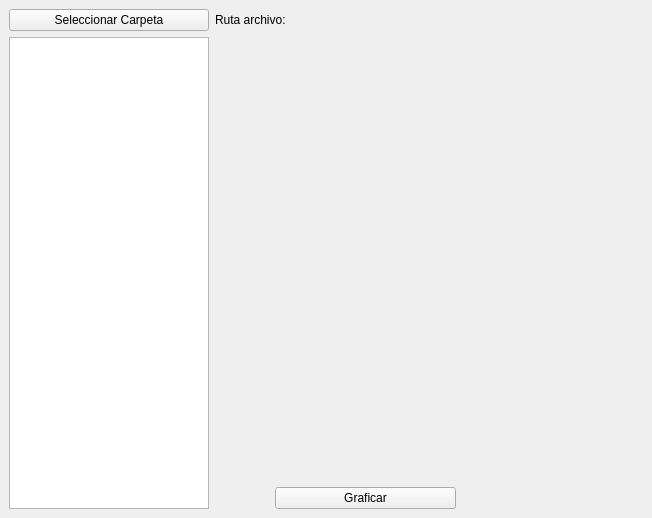
<?xml version="1.0" encoding="UTF-8"?>
<ui version="4.0">
 <class>MainWindow</class>
 <widget class="QMainWindow" name="MainWindow">
  <property name="geometry">
   <rect>
    <x>0</x>
    <y>0</y>
    <width>652</width>
    <height>518</height>
   </rect>
  </property>
  <property name="windowTitle">
   <string>MainWindow</string>
  </property>
  <widget class="QWidget" name="centralwidget">
   <property name="minimumSize">
    <size>
     <width>652</width>
     <height>518</height>
    </size>
   </property>
   <layout class="QHBoxLayout" name="horizontalLayout_2" stretch="1,10">
    <item>
     <layout class="QVBoxLayout" name="verticalLayout_2">
      <item>
       <widget class="QPushButton" name="psbCarpeta">
        <property name="text">
         <string>Seleccionar Carpeta</string>
        </property>
       </widget>
      </item>
      <item>
       <widget class="QListWidget" name="lwArchivos">
        <property name="enabled">
         <bool>true</bool>
        </property>
        <property name="sizePolicy">
         <sizepolicy hsizetype="Minimum" vsizetype="Expanding">
          <horstretch>0</horstretch>
          <verstretch>0</verstretch>
         </sizepolicy>
        </property>
        <property name="maximumSize">
         <size>
          <width>200</width>
          <height>16777215</height>
         </size>
        </property>
       </widget>
      </item>
     </layout>
    </item>
    <item>
     <layout class="QVBoxLayout" name="verticalLayout" stretch="1,10,10,1">
      <item>
       <widget class="QLabel" name="lblRuta">
        <property name="text">
         <string>Ruta archivo: </string>
        </property>
       </widget>
      </item>
      <item>
       <widget class="QWidget" name="mpl1" native="true">
        <layout class="QVBoxLayout" name="mplwindow1"/>
       </widget>
      </item>
      <item>
       <widget class="QWidget" name="mpl2" native="true">
        <property name="sizePolicy">
         <sizepolicy hsizetype="Preferred" vsizetype="Preferred">
          <horstretch>0</horstretch>
          <verstretch>0</verstretch>
         </sizepolicy>
        </property>
        <layout class="QVBoxLayout" name="mplwindow2"/>
       </widget>
      </item>
      <item>
       <layout class="QHBoxLayout" name="horizontalLayout" stretch="1,3,3">
        <item>
         <spacer name="horizontalSpacer_2">
          <property name="orientation">
           <enum>Qt::Horizontal</enum>
          </property>
          <property name="sizeHint" stdset="0">
           <size>
            <width>40</width>
            <height>20</height>
           </size>
          </property>
         </spacer>
        </item>
        <item>
         <widget class="QPushButton" name="psbGraficar">
          <property name="text">
           <string>Graficar</string>
          </property>
         </widget>
        </item>
        <item>
         <widget class="QLabel" name="lblMensaje">
          <property name="text">
           <string/>
          </property>
         </widget>
        </item>
       </layout>
      </item>
     </layout>
    </item>
   </layout>
  </widget>
 </widget>
 <resources/>
 <connections/>
</ui>
